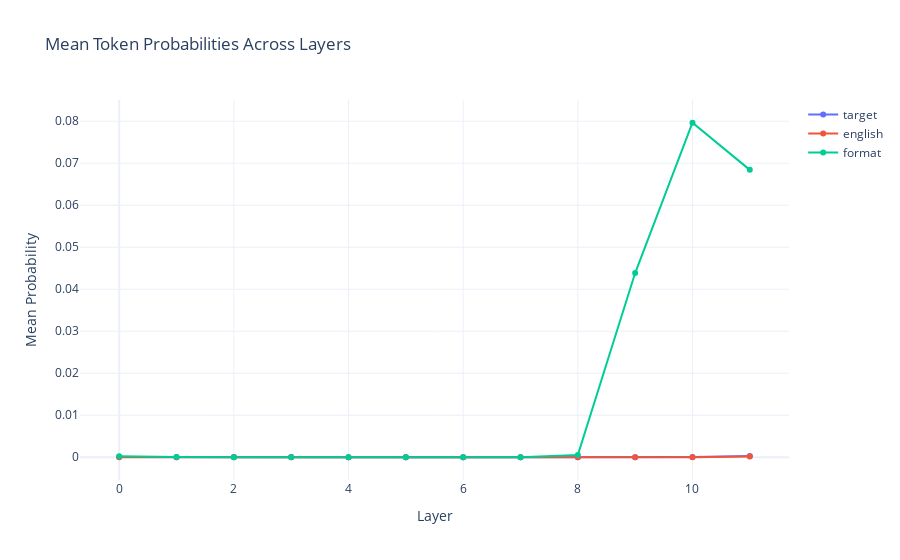

Notebook cell for this chart:
### Markdown cell above
You can use a combination of run_prompts and interventions to get the probabilities of certain tokens according to your custom intervention.

### Code cell
demo_model = nnterp_gpt2
# uncomment if you have a GPU for cooler results
# demo_model = StandardizedTransformer("google/gemma-2-2b")

prompts_str = [
    "The translation of 'car' in French is",
    "The translation of 'cat' in Spanish is",
]
tokens = [
    {"target": ["voiture", "bagnole"], "english": "car", "format": "'"},
    {"target": ["gato", "minino"], "english": "cat", "format": "'"},
]
prompts = [
    Prompt.from_strings(prompt, tokens, demo_model.tokenizer)
    for prompt, tokens in zip(prompts_str, tokens)
]
results = run_prompts(demo_model, prompts, batch_size=2, get_probs_func=logit_lens)
for category, probs in results.items():
    print(f"{category}: {probs.shape}")  # (batch, layers)

# Create a plotly plot showing mean probabilities for each category across layers
import plotly.graph_objects as go

# Calculate mean probabilities across batches for each category and layer
mean_probs = {category: probs.mean(dim=0) for category, probs in results.items()}

fig = go.Figure()

# Add a line for each category
for category, probs in mean_probs.items():
    fig.add_trace(
        go.Scatter(
            x=list(range(len(probs))),
            y=probs.tolist(),
            mode="lines+markers",
            name=category,
            line=dict(width=2),
            marker=dict(size=6),
        )
    )

fig.update_layout(
    title="Mean Token Probabilities Across Layers",
    xaxis_title="Layer",
    yaxis_title="Mean Probability",
    hovermode="x unified",
    template="plotly_white",
)

fig.show()

### Figure 1 — Plotly figure (JSON) as saved in the notebook; plotly's stock layout.template omitted (floating-point values rounded to 4 significant figures)
{"data": [{"line": {"width": 2}, "marker": {"size": 6}, "mode": "lines+markers", "name": "target", "type": "scatter", "x": [0, 1, 2, 3, 4, 5, 6, 7, 8, 9, 10, 11], "y": [7.568e-05, 2.784e-05, 5.731e-05, 3.011e-05, 7.378e-06, 1.228e-06, 4.427e-07, 2.662e-07, 9.068e-07, 9.269e-06, 3.933e-05, 0.0003273]}, {"line": {"width": 2}, "marker": {"size": 6}, "mode": "lines+markers", "name": "english", "type": "scatter", "x": [0, 1, 2, 3, 4, 5, 6, 7, 8, 9, 10, 11], "y": [1.639e-05, 3.013e-06, 4.993e-06, 2.582e-06, 1.899e-06, 7.224e-07, 6.759e-07, 7.55e-07, 7.244e-07, 4.084e-06, 2.26e-05, 0.0001918]}, {"line": {"width": 2}, "marker": {"size": 6}, "mode": "lines+markers", "name": "format", "type": "scatter", "x": [0, 1, 2, 3, 4, 5, 6, 7, 8, 9, 10, 11], "y": [0.0002455, 4.637e-05, 2.944e-05, 2.273e-05, 2.023e-05, 1.526e-05, 6.757e-06, 1.115e-05, 0.0005352, 0.04385, 0.07963, 0.06842]}], "layout": {"hovermode": "x unified", "title": {"text": "Mean Token Probabilities Across Layers"}, "xaxis": {"title": {"text": "Layer"}}, "yaxis": {"title": {"text": "Mean Probability"}}}}
